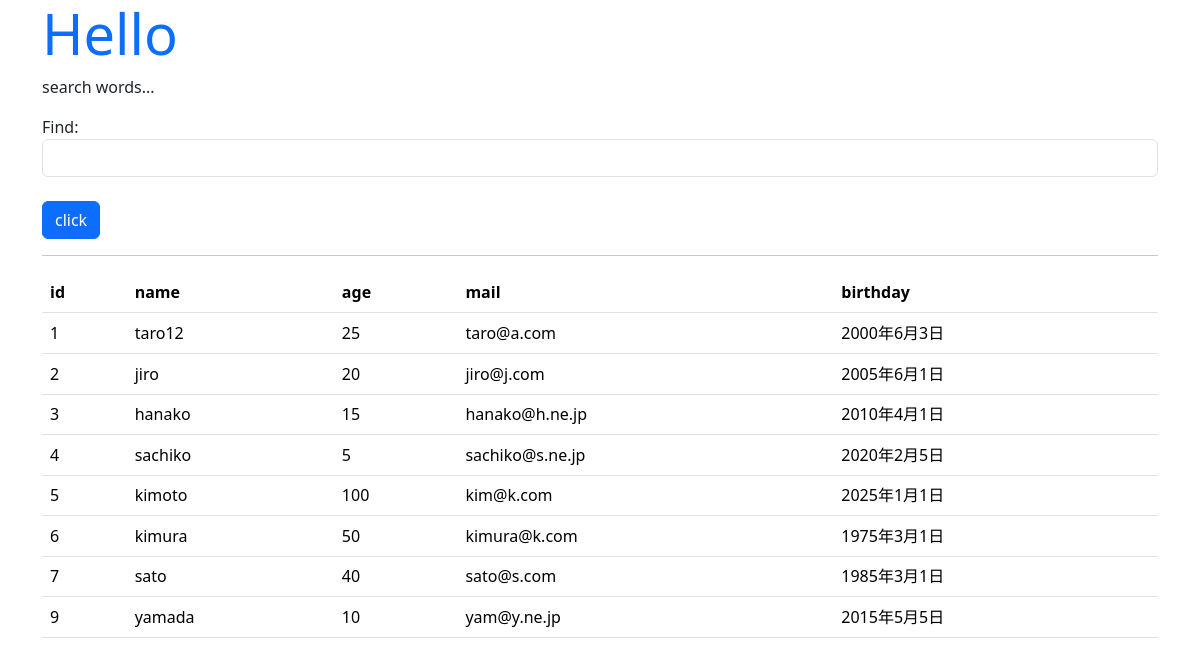
/hello/find, run on the app's committed database.
### hello/models.py (models this page shows, shortened)
class Friend(models.Model):
  name = models.CharField(max_length=100, \
    validators=[number_only])
  mail = models.EmailField(max_length=200)
  gender = models.BooleanField()
  age = models.IntegerField()
  birthday = models.DateField()

### hello/views.py (the view)
# urls.py: path('find', views.find, name='find'),
def find(request):
  if (request.method == 'POST'):
    msg = request.POST['find']
    form = FindForm(request.POST)
    sql = 'select * from hello_friend'
    if (msg != ''):
        sql += ' where ' + msg
    data = Friend.objects.raw(sql)
    msg = sql
  else:
    msg = 'search words...'
    form = FindForm()
    data =Friend.objects.all()
  params = {
    'title': 'Hello',
    'message': msg,
    'form':form,
    'data':data,
  }
  return render(request, 'hello/find.html', params)

### hello/forms.py
class FindForm(forms.Form):
  find = forms.CharField(label='Find', required=False, \
    widget=forms.TextInput(attrs={'class':'form-control'}))

### hello/templates/hello/find.html (shortened to what this page needs)
{% load static %}
<!doctype html>
<html lang="ja">
<head>
  <link href="https://cdn.jsdelivr.net/npm/bootstrap/dist/css/bootstrap.css"
  rel="stylesheet">
</head>
<body class="container">
  <h1 class="display-4 text-primary">
    {{title}}</h1>
  <p>{{message|safe}}</p>
  <form action="{% url 'find' %}" method="post">
  {{ form.as_p }}
  <tr><th></th><td>
    <input type="submit" value="click"
      class="btn btn-primary mt-2"></td></tr>
  </form>
  <hr>
  <table class="table">
    <tr>
      <th>id</th>
      <th>name</th>
      <th>age</th>
      <th>mail</th>
      <th>birthday</th>
    </tr>
  {% for item in data %}
    <tr>
      <td>{{item.id}}</td>
      <td>{{item.name}}</td>
      <td>{{item.age}}</td>
      <td>{{item.mail}}</td>
      <td>{{item.birthday}}</td>
    <tr>
  {% endfor %}
  </table>
</body>
</html>

### data on the page
Friend: id "1", name "taro12", age "25", mail "taro@a.com", birthday "2000年6月3日"
Friend: id "2", name "jiro", age "20", mail "jiro@j.com", birthday "2005年6月1日"
Friend: id "3", name "hanako", age "15", mail "hanako@h.ne.jp", birthday "2010年4月1日"
Friend: id "4", name "sachiko", age "5", mail "sachiko@s.ne.jp", birthday "2020年2月5日"
Friend: id "5", name "kimoto", age "100", mail "kim@k.com", birthday "2025年1月1日"
Friend: id "6", name "kimura", age "50", mail "kimura@k.com", birthday "1975年3月1日"
Friend: id "7", name "sato", age "40", mail "sato@s.com", birthday "1985年3月1日"
Friend: id "9", name "yamada", age "10", mail "yam@y.ne.jp", birthday "2015年5月5日"

### other printed values
{{ message|safe }} "search words..."
